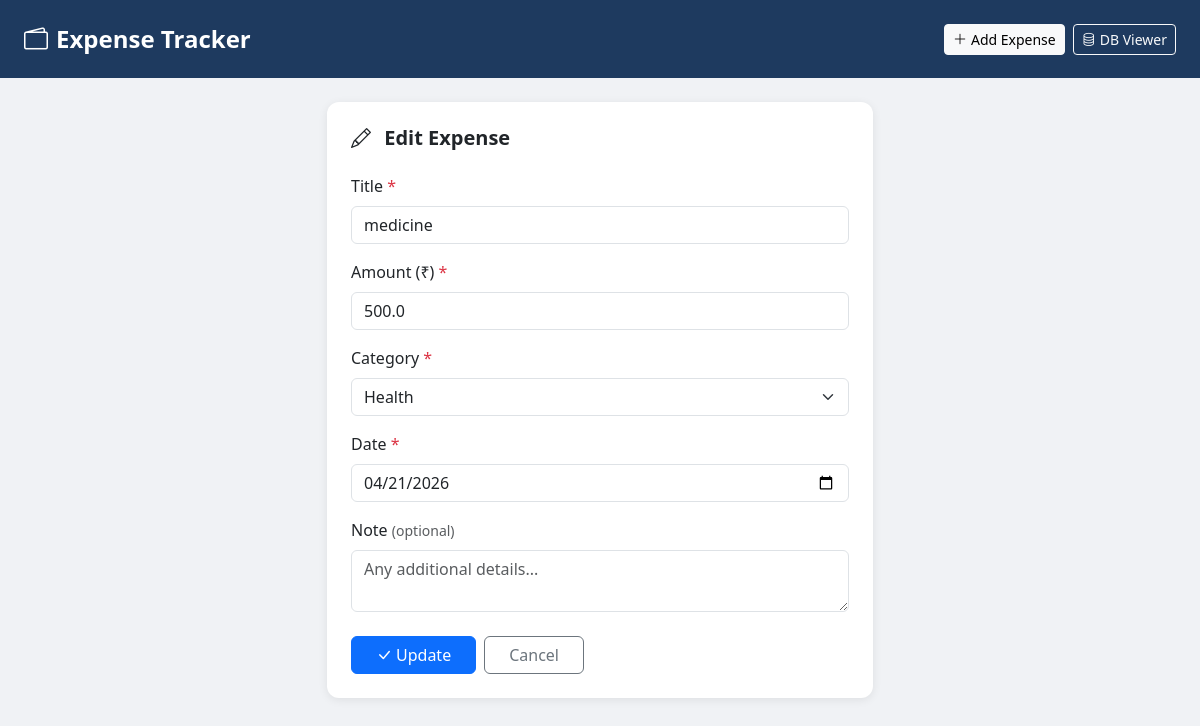
The page /edit/3 on the database its author committed.
### tables this page shows
CREATE TABLE expenses (
                id INTEGER PRIMARY KEY AUTOINCREMENT,
                title TEXT NOT NULL,
                amount REAL NOT NULL,
                category TEXT NOT NULL,
                date TEXT NOT NULL,
                note TEXT
            );

### app.py (the view, shortened to what this page needs)
@app.route("/edit/<int:id>", methods=["GET", "POST"])
def edit(id):
    with get_db() as conn:
        expense = conn.execute("SELECT * FROM expenses WHERE id=?", (id,)).fetchone()
    if not expense:
        flash("Expense not found.", "danger")
        return redirect(url_for("index"))
    return render_template("form.html", expense=expense, today=datetime.today().strftime("%Y-%m-%d"))

### app.py (called while the page is built)
def get_db():
    conn = sqlite3.connect(DB)
    conn.row_factory = sqlite3.Row
    return conn

### templates/form.html (shortened to what this page needs)
{% extends "base.html" %}
{% block content %}
<div class="row justify-content-center">
  <div class="col-md-6">
    <div class="card p-4">
      <h5 class="fw-bold mb-4">
        <i class="bi bi-{{ 'pencil' if expense else 'plus-circle' }} me-2"></i>
        {{ "Edit Expense" if expense else "Add New Expense" }}
      </h5>
      <form method="post">
        <div class="mb-3">
          <label class="form-label">Title <span class="text-danger">*</span></label>
          <input type="text" name="title" class="form-control"
                 value="{{ expense.title if expense else '' }}" placeholder="e.g. Grocery shopping" required>
        </div>
        <div class="mb-3">
          <label class="form-label">Amount (₹) <span class="text-danger">*</span></label>
          <input type="number" name="amount" class="form-control" step="0.01" min="0"
                 value="{{ expense.amount if expense else '' }}" placeholder="0.00" required>
        </div>
        <div class="mb-3">
          <label class="form-label">Category <span class="text-danger">*</span></label>
          <select name="category" class="form-select" required>
            {% for cat in ["Food", "Transport", "Health", "Shopping", "Bills", "Entertainment", "Education", "Other"] %}
              <option value="{{ cat }}" {% if expense and expense.category == cat %}selected{% endif %}>{{ cat }}</option>
            {% endfor %}
          </select>
        </div>
        <div class="mb-3">
          <label class="form-label">Date <span class="text-danger">*</span></label>
          <input type="date" name="date" class="form-control"
                 value="{{ expense.date if expense else today }}" required>
        </div>
        <div class="mb-4">
          <label class="form-label">Note <span class="text-muted small">(optional)</span></label>
          <textarea name="note" class="form-control" rows="2"
                    placeholder="Any additional details...">{{ expense.note if expense else '' }}</textarea>
        </div>
        <div class="d-flex gap-2">
          <button type="submit" class="btn btn-primary px-4">
            <i class="bi bi-check-lg me-1"></i>{{ "Update" if expense else "Save" }}
          </button>
          <a href="/" class="btn btn-outline-secondary px-4">Cancel</a>
        </div>
      </form>
    </div>
  </div>
</div>
{% endblock %}

### templates/base.html (style rules this page uses)
body { background: #f0f2f5; }
.card { border: none; border-radius: 12px; box-shadow: 0 2px 10px rgba(0,0,0,0.08); }

### rows shown on the page
expenses: title "medicine", amount "500.0", category "Health", date "04/21/2026"

### other values the page prints
{{ "Edit Expense" if expense else "Add New Expense" }} "Edit Expense"
{{ "Update" if expense else "Save" }} "Update"
